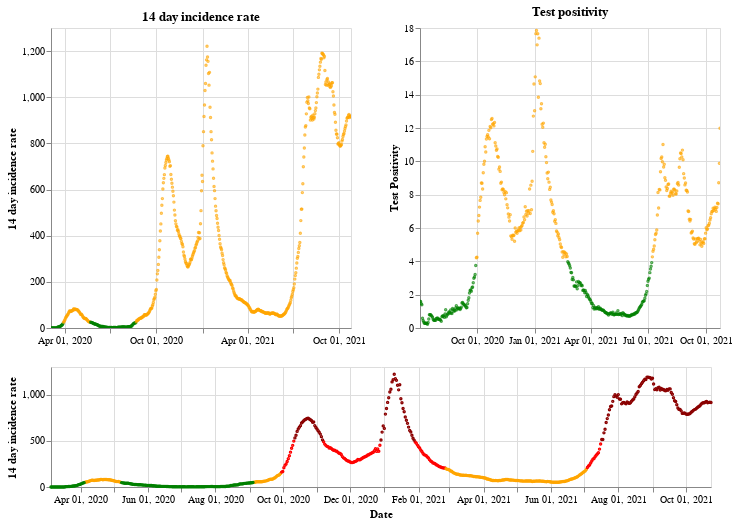

Notebook code cell kept with this figure:
### Markdown cell above
## Northern Ireland

### Code cell
plot_traffic_light('Northern Ireland')

### Figure 1 — Vega-Lite specification as saved in the notebook (floating-point values rounded to 4 significant figures; data arrays with more than 128 entries replaced by an {"elided": "..."} marker saying what was removed)
{"config": {"view": {"continuousWidth": 400, "continuousHeight": 300}}, "vconcat": [{"hconcat": [{"mark": {"type": "point", "size": 2}, "encoding": {"color": {"condition": {"value": "green", "test": "(datum.twoWeeklyCasesRate <= 25)"}, "value": "orange"}, "tooltip": [{"type": "nominal", "field": "areaName"}, {"type": "temporal", "field": "date"}, {"type": "quantitative", "field": "twoWeeklyCasesRate"}, {"type": "quantitative", "field": "testPositivity"}], "x": {"type": "temporal", "axis": {"title": ""}, "field": "date", "scale": {"domain": {"selection": "DateBrush"}}, "timeUnit": "yearmonthdate"}, "y": {"type": "quantitative", "axis": {"title": "14 day incidence rate"}, "field": "twoWeeklyCasesRate"}}, "title": "14 day incidence rate", "width": 300}, {"mark": {"type": "point", "size": 2}, "encoding": {"color": {"condition": {"value": "green", "test": "(datum.testPositivity <= 4)"}, "value": "orange"}, "tooltip": [{"type": "nominal", "field": "areaName"}, {"type": "temporal", "field": "date"}, {"type": "quantitative", "field": "twoWeeklyCasesRate"}, {"type": "quantitative", "field": "testPositivity"}], "x": {"type": "temporal", "axis": {"title": ""}, "field": "date", "scale": {"domain": {"selection": "DateBrush"}}, "timeUnit": "yearmonthdate"}, "y": {"type": "quantitative", "axis": {"title": "Test Positivity"}, "field": "testPositivity"}}, "title": "Test positivity", "width": 300}]}, {"layer": [{"mark": {"type": "point", "size": 2}, "encoding": {"color": {"condition": {"value": "orange", "test": "(((datum.testPositivity < 4) && (datum.twoWeeklyCasesRate >= 50)) && (datum.twoWeeklyCasesRate < 200))"}, "value": "red"}, "opacity": {"condition": {"value": 1, "test": "((datum.twoWeeklyCasesRate >= 50) && (datum.twoWeeklyCasesRate < 500))"}, "value": 0}, "tooltip": [{"type": "nominal", "field": "areaName"}, {"type": "temporal", "field": "date"}, {"type": "quantitative", "field": "twoWeeklyCasesRate"}, {"type": "quantitative", "field": "testPositivity"}], "x": {"type": "temporal", "axis": {"title": "Date"}, "field": "date", "timeUnit": "yearmonthdate"}, "y": {"type": "quantitative", "axis": {"title": "14 day incidence rate"}, "field": "twoWeeklyCasesRate"}}, "selection": {"DateBrush": {"type": "interval", "encodings": ["x"], "fields": ["Time"]}}}, {"mark": {"type": "point", "size": 2}, "encoding": {"color": {"value": "darkred"}, "opacity": {"condition": {"value": 1, "test": "(datum.twoWeeklyCasesRate >= 500)"}, "value": 0}, "tooltip": [{"type": "nominal", "field": "areaName"}, {"type": "temporal", "field": "date"}, {"type": "quantitative", "field": "twoWeeklyCasesRate"}, {"type": "quantitative", "field": "testPositivity"}], "x": {"type": "temporal", "axis": {"title": "Date"}, "field": "date", "timeUnit": "yearmonthdate"}, "y": {"type": "quantitative", "axis": {"title": "14 day incidence rate"}, "field": "twoWeeklyCasesRate"}}}, {"mark": {"type": "point", "size": 2}, "encoding": {"color": {"condition": {"value": "green", "test": "((datum.testPositivity < 4) && (datum.twoWeeklyCasesRate < 50))"}, "value": "orange"}, "opacity": {"condition": {"value": 1, "test": "(datum.twoWeeklyCasesRate < 50)"}, "value": 0}, "tooltip": [{"type": "nominal", "field": "areaName"}, {"type": "temporal", "field": "date"}, {"type": "quantitative", "field": "twoWeeklyCasesRate"}, {"type": "quantitative", "field": "testPositivity"}], "x": {"type": "temporal", "axis": {"title": "Date"}, "field": "date", "timeUnit": "yearmonthdate"}, "y": {"type": "quantitative", "axis": {"title": "14 day incidence rate"}, "field": "twoWeeklyCasesRate"}}}], "height": 120, "width": 660}], "data": {"name": "data-c1d4774568654335f269049e8c9909be"}, "$schema": "https://vega.github.io/schema/vega-lite/v4.8.1.json", "datasets": {"data-c1d4774568654335f269049e8c9909be": {"elided": "599 records"}}}
